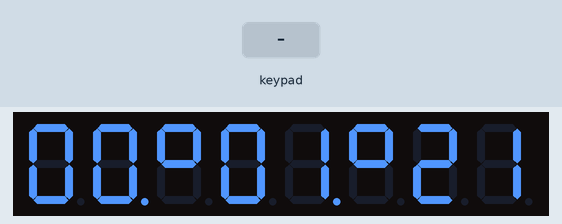
Bench run of a program on a simulated Arduino Nano, built with avr-gcc and run on an emulated ATmega328P. On the bench: 8-digit seven-segment display. Wiring (inferred from the names in the program): TM1638 display and keys: STB pin 9; clock pin 7; DIO pin 8. The inputs (shaded band) are chosen by the test bench. What the program prints to the serial monitor is not drawn.

Above: at 1.25 s.
1.3 s: key '3' pressed
At 2.3 s:
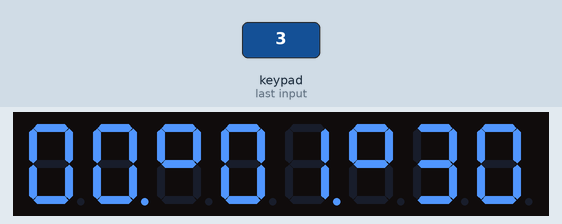
2.8 s: keypad keys 1 2 pressed 0.4 s apart
At 3.5 s:
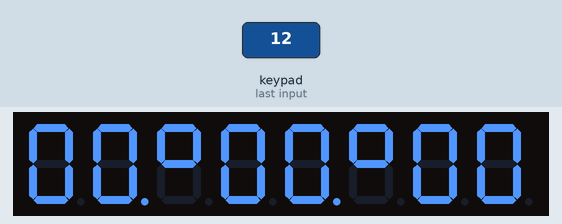
Timing chart, 0 to 5.8 s (numbered marks = the images above; inputs shaded):
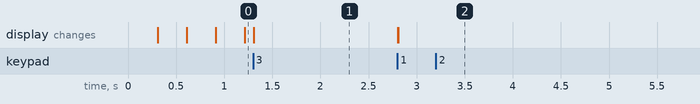

Measured:
- after the input at 2.8 s, the display: first changes at once (image 2 shows a later state)

The program:

main.cpp
```cpp
#include <Arduino.h>

/*!
  name  : Stopwatch
  Desc  : Aplikasi timer sederhana dengan 7-segment display dan tombol
  Detail: Aplikasi ini menggunakan TM1638 sebagai driver 7-segment display dan
  tombol. Aplikasi ini memiliki beberapa fitur:
  - Menampilkan waktu dalam format menit:detik:mili
  - Reset timer
  - Menyimpan waktu yang telah dijalankan
  - Menampilkan waktu yang telah disimpan
  - Start
*/

const int strobe = 9;
const int clock = 7;
const int data = 8;
unsigned int mili_counter = 0, prev_mili_counter = 0;
int buttons = 0, prev_buttons = 0;
bool timerRunning = true;
int currentTime = 0, prevTime = 0;

const int MAX_STORED_TIME = 5;
int storedTimes[MAX_STORED_TIME] = {0};

const uint8_t data7Segment[21] = {
    0b00111111, // 0
    0b00000110, // 1
    0b01011011, // 2
    0b01001111, // 3
    0b01100110, // 4
    0b01101101, // 5
    0b01111101, // 6
    0b00000111, // 7
    0b01111111, // 8
    0b01101111, // 9
    // with dot
    0b10111111, // 0
    0b10000110, // 1
    0b11011011, // 2
    0b11001111, // 3
    0b11100110, // 4
    0b11101101, // 5
    0b11111101, // 6
    0b10000111, // 7
    0b11111111, // 8
    0b11101111, // 9
    // Blank space
    0b00000000 // blank space
};

uint8_t readButtons(void);
void storeTime();
void displayStoredTime(int index);
void sendCommand(uint8_t value);
void sendData(uint8_t address, uint8_t value);
void displaySegment(int value);
void reset();
void startStopTimer();

ISR(TIMER1_COMPA_vect) { // interrupt service routine
  OCR1A += 20000;        // setting the next interrupt
  mili_counter++;        // incrementing the mili_counter
}

void setup() {
  TCCR1A = 0;          // setting timer1 to normal mode
  TCCR1B = 0;          // setting timer1 to normal mode
  TCCR1B |= B00000010; // setting prescaler to 8
  OCR1A = 20000;       // setting the compare value
  TIMSK1 |= B00000010; // enabling the compare interrupt

  pinMode(strobe, OUTPUT);
  pinMode(clock, OUTPUT);
  pinMode(data, OUTPUT);
  sendCommand(0x8f); // sending init command to control the display
  Serial.begin(9600);
  reset();
}

void loop() {
  displaySegment(mili_counter);
  buttons = readButtons();
  Serial.println(buttons);
  currentTime = millis();
  if (currentTime - prevTime > 100 && buttons != prev_buttons) {
    switch (buttons) {
    case 1: // Reset
      mili_counter = 0;
      reset();
      break;
    case 2: // Step : take the current time and store it
      storeTime();
      break;
    case 4: // Start and Stop
      startStopTimer();
      break;
    case 8: // step 1: show the first stored time
      displayStoredTime(0);
      break;
    case 16: // step 2: show the second stored time
      displayStoredTime(1);
      break;
    case 32: // step 3: show the third stored time
      displayStoredTime(2);
      break;
    case 64: // step 4: show the fourth stored time
      displayStoredTime(3);
      break;
    case 128: // step 5: show the fifth stored time
      displayStoredTime(4);
      break;
    }
  prevTime = currentTime;
  prev_buttons = buttons;
  }
}

void startStopTimer() {
  timerRunning = !timerRunning;
  if (timerRunning) {
    TIMSK1 |= B00000010;
  } else {
    TIMSK1 &= ~B00000010;
  }
}

void displaySegment(int value) {
  int mili = value % 100;
  int detik = (value / 100) % 60;
  int menit = (value / 6000) % 60;
  static int digits[8];
  digits[0] = menit / 10;
  digits[1] =(menit % 10) + 10; // with dot
  digits[2] = 21;
  digits[3] = detik / 10;
  digits[4] =(detik % 10) + 10; // with dot
  digits[5] = 21;
  digits[6] = mili / 10;
  digits[7] = mili % 10;

  for (int i = 0; i < 8; i++) {
    sendData(0x00 | (2 * i), data7Segment[digits[i]]);
  }
}

void storeTime() {
  for (int i = MAX_STORED_TIME - 1; i > 0; i--) {
    storedTimes[i] = storedTimes[i - 1];
  }
storedTimes[0] = mili_counter;
}

void displayStoredTime(int index) {
  TIMSK1 &= ~B00000010;
  reset();
  if (index >= 0 && index < MAX_STORED_TIME) {
    mili_counter = storedTimes[index];
  } else {
    displaySegment(0);
  }
}

void sendCommand(uint8_t value) {
  digitalWrite(strobe, LOW);
  shiftOut(data, clock, LSBFIRST, value);
  digitalWrite(strobe, HIGH);
}

void sendData(uint8_t address, uint8_t value) {
  sendCommand(0x44); // sending command to set certain address
  digitalWrite(strobe, LOW);
  shiftOut(data, clock, LSBFIRST, 0xc0 | address);
  shiftOut(data, clock, LSBFIRST, value);
  digitalWrite(strobe, HIGH);
}

uint8_t readButtons(void) {
  uint8_t buttons = 0;
  digitalWrite(strobe, LOW);
  shiftOut(data, clock, LSBFIRST, 0x42);
  pinMode(data, INPUT);
  for (uint8_t i = 0; i < 4; i++) {
    uint8_t v = shiftIn(data, clock, LSBFIRST) << i;
    buttons |= v;
  }
  digitalWrite(strobe, HIGH);
  pinMode(data, OUTPUT);
  return buttons;
}

void reset() {
  sendCommand(0x40); // sending command to set consecutive addresses to 0
  digitalWrite(strobe, LOW);
  shiftOut(data, clock, LSBFIRST, 0xc0);
  for (uint8_t i = 0; i < 16; i++) {
    shiftOut(data, clock, LSBFIRST, 0x00);
  }
  digitalWrite(strobe, HIGH);
}
```
